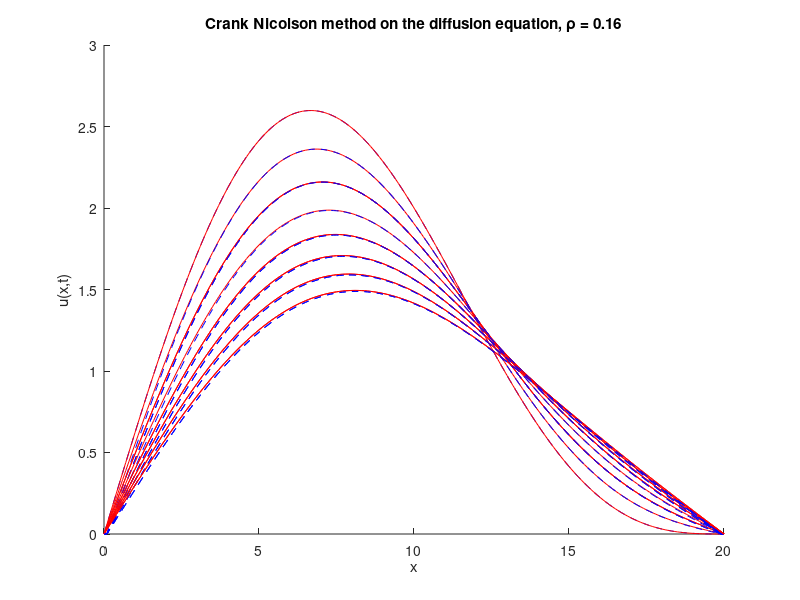

This figure's MATLAB source:
% Crank-Nicolson on the heat equation
% Kevin Roberts
% October 2024

clear all
close all
clc

% Set the parameters for the solution
L = 20; % length of solution domain (from zero)
J = 200; % number of grid points (not counting zero)
x = linspace(0, L, J+1); % set up a vector of x locations
dx = L/J; % size of a grid cell, delta x
D = 1; % diffusion coefficient
dt = 0.0016; % size of time step, delta t
p = D*dt/(dx^2); % defining the dimensionless combination to be p (rho)
T = 15; % duraction of simulation
N = round(T/dt); % number of times to iterate simuation to get to time T

% modifying the boundary conditions
b0 = 0; % left boundary condition
bL = 0; % right boundary condition

% Used for homogeneous bc
i_c = 2*sin(x*(pi/L)) + sin(x*(2*pi/L));

% setting the initial conditions for the various methods
exact = i_c;
FTCS = i_c';

%%%%%%%%%%%%%%%%%%%%%%%%%%%%%%%%%%%%%%%%%
% FTCS Method on the Diffusion Equation %
%%%%%%%%%%%%%%%%%%%%%%%%%%%%%%%%%%%%%%%%%
hold on, plot(x, FTCS, 'b--'), hold off % plot the IC

% if we want to compare with the exact solution
hold on, plot(x, exact, 'r'), hold off

% add labels to the plot
xlabel('x'), ylabel('u(x,t)')
title(['Crank Nicolson method on the diffusion equation, \rho = ' num2str(D*dt/(dx^2))])

% Define matrices A and B
diagA = (1 + p)*ones(J-1, 1); % diagonal
off_diagA = (-p/2)*ones(J-2, 1); % off diagonals
A = diag(diagA) + diag(off_diagA, 1) + diag(off_diagA, -1);

diagB = (1 - p)*ones(J-1, 1); % diagonal
off_diagB = (p/2)*ones(J-2, 1); % off diagonals
B = diag(diagB) + diag(off_diagB, 1) + diag(off_diagB, -1);

for n = 1:N
    
    t = n*dt;

    b = B * FTCS(2:end-1);
    b(1) = b0 + (p/2) * FTCS(1); % left end boundary conditions
    b(end) = bL + (p/2)*FTCS(end); % right end boundary condtion
    FTCS(2:end-1) = A \ b; % updating FTCSn (the solution at time step n)
    FTCSn = FTCS;
    
    % evaluating the exact solution (for b0 = 0 and bL = 0)
    exactn = 2*exp(-pi^2*D*n*dt/L^2)*sin(x*(pi/L)) + exp(-4*pi^2*D*n*dt/L^2)*sin(x*(2*pi/L));
    
    if mod(n*dt,2) < dt % check if current time is close to a multiple of 2
        hold on, plot(x,exactn, 'r'), hold off % for plotting the exact
        hold on, plot(x,FTCSn,'b--'), hold off % if so, add a plot of current solution to existing plot
    end

    % Update for the next time step
    FTCS = FTCSn;
end
